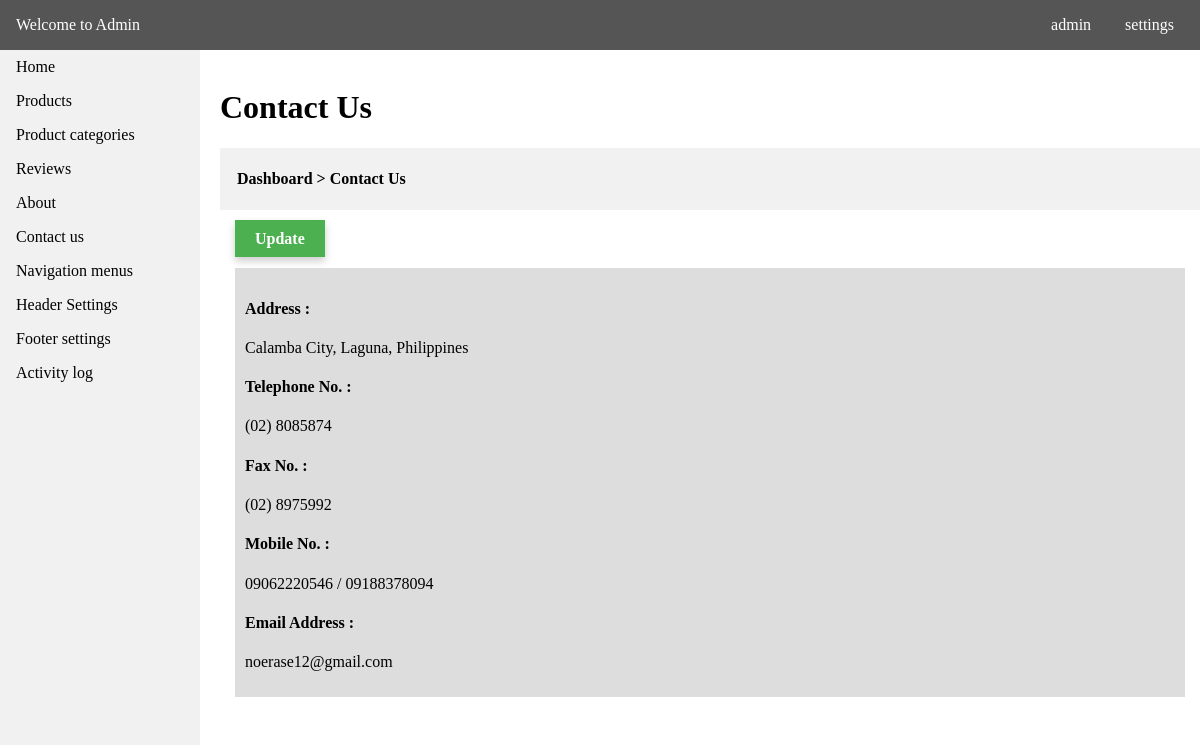
The page /admin/contact_us.php on the database as committed earlier.
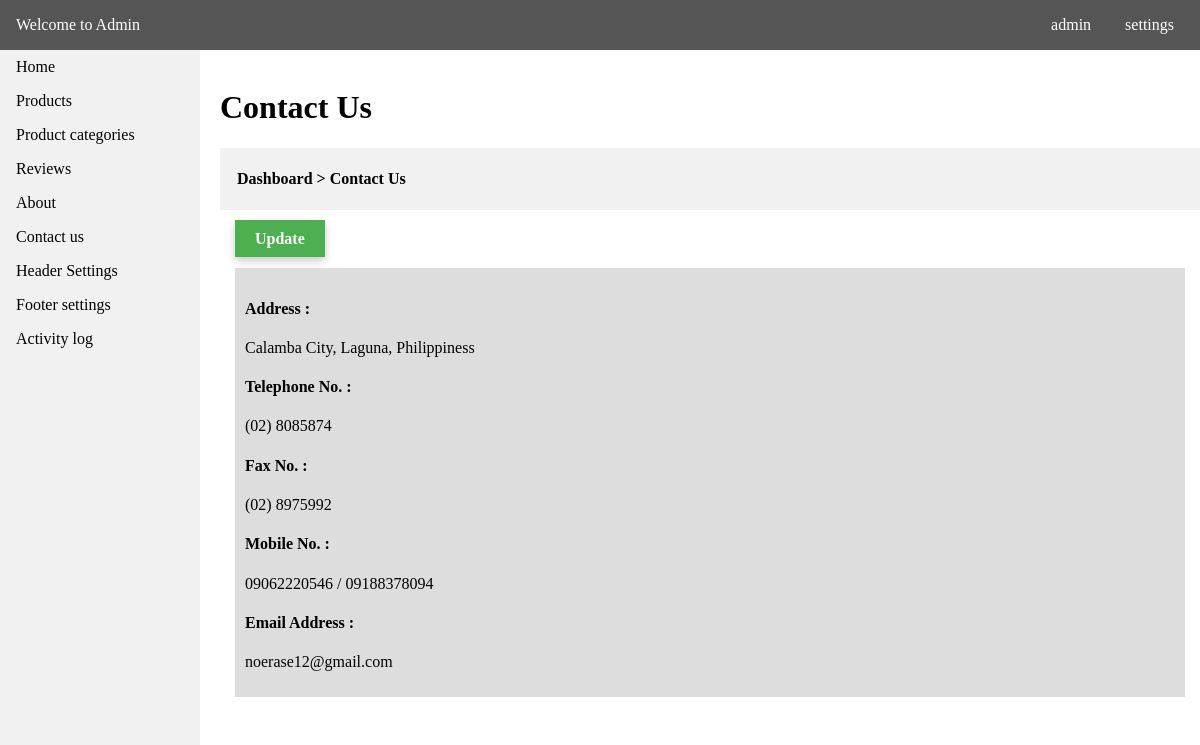
The same page on the database as committed later.
### tables this page shows
CREATE TABLE `tbl_menus` (
  `id` int(11) NOT NULL,
  `menu_name` varchar(255) NOT NULL,
  `menu_link` varchar(255) NOT NULL,
  `date_created` datetime NOT NULL DEFAULT CURRENT_TIMESTAMP
);

CREATE TABLE `tbl_contact_info` (
  `id` int(11) NOT NULL,
  `address` varchar(255) NOT NULL,
  `tel_no` varchar(255) NOT NULL,
  `fax_no` varchar(255) NOT NULL,
  `mobile_no` varchar(255) NOT NULL,
  `email` varchar(255) NOT NULL
);

### api/dbh.php (called while the page is built, shortened)
<?php
class dbh {
    public function __construct() {
        $this->servername = HOST;
        $this->username = USER;
        $this->password = PASS;
        $this->dbname = DBNAME;
        $this->conn = mysqli_connect($this->servername,$this->username,$this->password,$this->dbname);
    }
}
?>

### config.php (called while the page is built, shortened)
<?php
include API.'dbh.php';
include API.'viewUser.php';
$viewUser = new ViewUser;
?>

### api/viewUser.php (called while the page is built, shortened)
<?php
class ViewUser extends User {
    public function get_data($get_table) {
        $query = "SELECT * FROM ".$get_table." ORDER BY id DESC";
        $res = mysqli_query($this->conn,$query);
        return $res;
    }
    public function get_query($query) {
        $res = mysqli_query($this->conn,$query);
        return $res;
    }
}
?>

### admin/contact_us.php (the view, shortened to what this page needs)
<?php
include '../config.php';
    $table = "tbl_contact_info";
    $res = $viewUser->get_data($table);
    foreach ($res as $data) {
        $add = $data['address'];
        $tel = $data['tel_no'];
        $fax = $data['fax_no'];
        $mobile = $data['mobile_no'];
        $email = $data['email'];
        $pid = $data['id'];
    }
?>
<!DOCTYPE html>
<html>
<head>
    <link rel="stylesheet" type="text/css" media="screen" href="admin_css/main.css" />
</head>
<body>
<?php
include 'require/nav.php';
?>
<div class="container">
    <br>
<h1>Contact Us</h1>
<div style="background-color:#f1f1f1;padding:1px;"><h4>&nbsp &nbsp Dashboard > Contact Us</h4></div>
    <div class="content">
        <div class="row">
            <div class="options">
                <a class="update" href="<?php echo ADMIN_URL.'contact_update.php?id='.$pid;?>">Update</a>
            </div>
            <div style="padding:20px;">
                <div style="padding:10px;width:100%;background-color:#ddd;">
                <h4>Address :</h4>
                    <p><?php echo $add; ?></p>
                <h4>Telephone No. :</h4>
                    <p><?php echo $tel; ?></p>
                <h4>Fax No. :</h4>
                    <p><?php echo $fax; ?></p>
                <h4>Mobile No. :</h4>
                    <p><?php echo $mobile; ?></p>
                <h4>Email Address :</h4>
                    <p><?php echo $email; ?></p>
                </div>
            </div>
    </div>
    </div>
</div>
</body>
</html>

### admin/require/nav.php
<div class="header">
    <p><a style="color:#fff;text-decoration:none;" href="<?php echo ADMIN_URL;?>">Welcome to Admin</a></p>
    <div class="head-content">
        <p>admin</p>
        <p>settings</p>
    </div>
</div>
<nav class="navi">
    <ul>
        <li><a href="<?php echo ADMIN_URL;?>">Home</a></li>
    <?php
        $tbl = "SELECT * FROM tbl_menus";
        $res = $viewUser->get_query($tbl);
        while($row = $res->fetch_assoc()) {
            $menu = $row['menu_name'];
            $link = $row['menu_link'];
    ?>
        <li><a href="<?php echo ADMIN_URL.$link.'.php'; ?>"><?php echo ucfirst($menu); ?></a></li>
    <?php
        }
    ?>
    </ul>
</nav>

Rows that differ between the two databases and show on the page:
removed tbl_menus: menu_name "Navigation menus"
changed tbl_contact_info "noerase12@gmail.com": address "Calamba City, Laguna, Philippines" → "Calamba City, Laguna, Philippiness"
